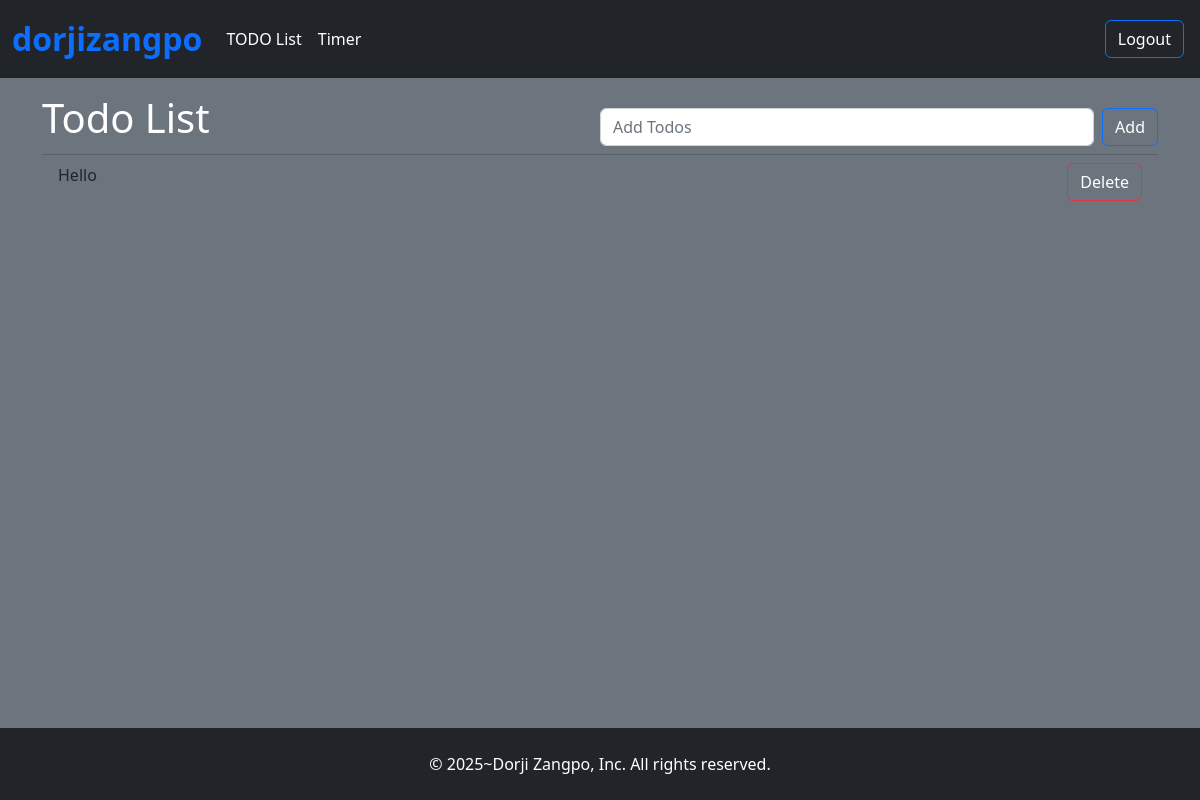
Page / (signed in) on the earlier database version.
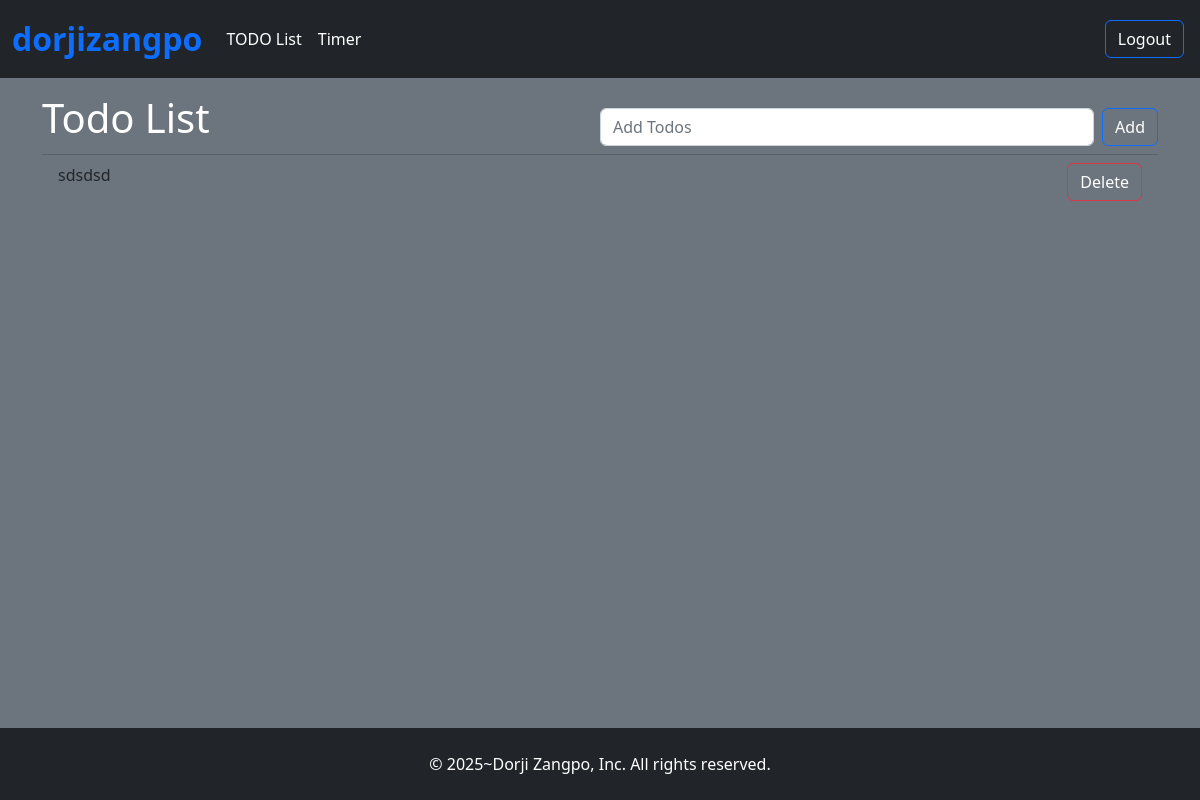
Same page on the later database version.
### tables this page shows
CREATE TABLE todolist (
    id INTEGER PRIMARY KEY,
    text TEXT NOT NULL,
    user_username TEXT NOT NULL,
    FOREIGN KEY (user_username) REFERENCES users(username)
);

### app.py (the view)
@app.route("/", methods=["GET"])
@login_required
def todo_list():
    return render_template("todo_list.html", todo_list_items=db.execute("SELECT id, text FROM todolist WHERE user_username = ?", session["username"]))

### app.py (called while the page is built)
def login_required(f):
    @wraps(f)
    def decorated_function(*args, **kwargs):
        if 'username' not in session:
            flash('You need to log in first!', 'danger')
            return redirect(url_for('login'))  # Redirect to login page
        return f(*args, **kwargs)
    return decorated_function

### templates/todo_list.html (shortened to what this page needs)
{% extends "layout.html" %}
{% block content %}
<section class="">
    <div class="header">
        <h1 class="text-white text-center">Todo List</h1>
        <div class="d-flex w-100 todo-filed">
            <input autofocus class="form-control me-2" type="text" placeholder="Add Todos" id="todo-list">
            <button id="add-todo" class="btn btn-outline-primary text-white">Add</button>
        </div>
    </div>
    <hr class="mb-0 mt-1">
    <ul class="list-group list-group-flush">
        {% for todos in todo_list_items %}
            <li id="todo-{{ todos.id }}" class="list-group-item bg-transparent text-body text-gray text-white">
                {{ todos.text }}
                <div class="ml-3 d-flex align-items-center justify-content-evenly">
                    <button type="button" data-taskid="{{ todos.id }}" class="btn btn-outline-danger text-white delete-btn">Delete</button>
                </div>
            </li>
        {% endfor %}
    </ul>
</section>
{% endblock content %}

### templates/navbar.html (shortened to what this page needs)
<nav class="navbar navbar-expand-lg bg-dark">
  <div class="container-fluid">
    {% if 'username' in session %}
      <a class="navbar-brand text-primary fs-2 fw-semibold" href="/">{{ session["username"] }}</a>
    {% else %}
      <p class="navbar-brand text-primary fs-2 fw-semibold" href="/">Hello, World!</p>
    {% endif %}
    <div class="collapse navbar-collapse" id="navbarText">
      <ul class="navbar-nav me-auto mb-2 mb-lg-0">
        {% if 'username' in session %}
          <li class="nav-item">
            <a class="nav-link text-white" href="/">TODO List</a>
          </li>
          <li class="nav-item">
            <a class="nav-link text-white" href="/timer">Timer</a>
          </li>
        {% endif %}
      </ul>
      <span class="navbar-text">
        <ul class="navbar-nav me-auto mb-2 mb-lg-0 d-flex">
          {% if 'username' not in session %}
            <li>
              <a class="btn btn-primary m-1 text-white" href="/register">Reginter</a>
            </li>
            <li>
              <a class="btn btn-outline-primary m-1 text-white" href="/login">Login</a>
            </li>
          {% else %}
            <li>
              <a class="btn btn-outline-primary m-1 text-white" href="/logout">Logout</a>
            </li>
          {% endif %}
        </ul>
      </span>
    </div>
  </div>
</nav>

Differences in the rows shown:
changed todolist "dorjizangpo": text "Hello" → "sdsdsd"
